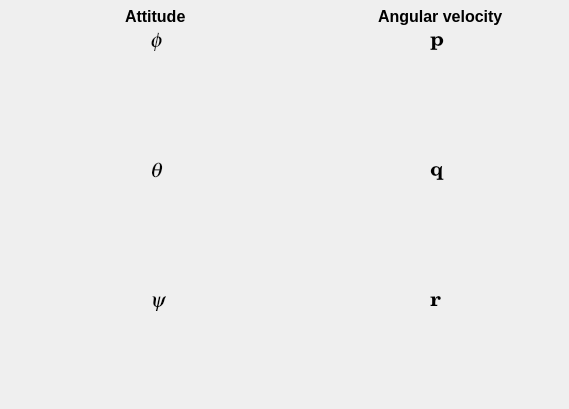
    <widget class="QWidget" name="tab_2">
     <attribute name="title">
      <string>IMU Status</string>
     </attribute>
     <widget class="QCustomPlot" name="widget_roll" native="true">
      <property name="geometry">
       <rect>
        <x>20</x>
        <y>30</y>
        <width>260</width>
        <height>110</height>
       </rect>
      </property>
      <widget class="QLabel" name="label_12">
       <property name="geometry">
        <rect>
         <x>130</x>
         <y>0</y>
         <width>16</width>
         <height>21</height>
        </rect>
       </property>
       <property name="font">
        <font>
         <family>Standard Symbols L</family>
         <pointsize>16</pointsize>
         <weight>50</weight>
         <italic>true</italic>
         <bold>false</bold>
        </font>
       </property>
       <property name="text">
        <string>f</string>
       </property>
      </widget>
     </widget>
     <widget class="QCustomPlot" name="widget_pitch" native="true">
      <property name="geometry">
       <rect>
        <x>20</x>
        <y>160</y>
        <width>260</width>
        <height>110</height>
       </rect>
      </property>
      <widget class="QLabel" name="label_13">
       <property name="geometry">
        <rect>
         <x>130</x>
         <y>0</y>
         <width>16</width>
         <height>21</height>
        </rect>
       </property>
       <property name="font">
        <font>
         <family>Standard Symbols L</family>
         <pointsize>16</pointsize>
         <weight>50</weight>
         <italic>true</italic>
         <bold>false</bold>
        </font>
       </property>
       <property name="text">
        <string>q</string>
       </property>
      </widget>
     </widget>
     <widget class="QCustomPlot" name="widget_yaw" native="true">
      <property name="geometry">
       <rect>
        <x>20</x>
        <y>290</y>
        <width>260</width>
        <height>110</height>
       </rect>
      </property>
      <widget class="QLabel" name="label_15">
       <property name="geometry">
        <rect>
         <x>130</x>
         <y>0</y>
         <width>16</width>
         <height>21</height>
        </rect>
       </property>
       <property name="font">
        <font>
         <family>Standard Symbols L</family>
         <pointsize>16</pointsize>
         <weight>50</weight>
         <italic>true</italic>
         <bold>false</bold>
        </font>
       </property>
       <property name="text">
        <string>y</string>
       </property>
      </widget>
     </widget>
     <widget class="QCustomPlot" name="widget_r" native="true">
      <property name="geometry">
       <rect>
        <x>300</x>
        <y>290</y>
        <width>260</width>
        <height>110</height>
       </rect>
      </property>
      <widget class="QLabel" name="label_18">
       <property name="geometry">
        <rect>
         <x>130</x>
         <y>0</y>
         <width>16</width>
         <height>21</height>
        </rect>
       </property>
       <property name="font">
        <font>
         <family>Century Schoolbook L</family>
         <pointsize>16</pointsize>
         <weight>75</weight>
         <italic>false</italic>
         <bold>true</bold>
        </font>
       </property>
       <property name="text">
        <string>r</string>
       </property>
      </widget>
     </widget>
     <widget class="QCustomPlot" name="widget_p" native="true">
      <property name="geometry">
       <rect>
        <x>300</x>
        <y>30</y>
        <width>260</width>
        <height>110</height>
       </rect>
      </property>
      <widget class="QLabel" name="label_16">
       <property name="geometry">
        <rect>
         <x>130</x>
         <y>0</y>
         <width>16</width>
         <height>21</height>
        </rect>
       </property>
       <property name="font">
        <font>
         <family>Century Schoolbook L</family>
         <pointsize>16</pointsize>
         <weight>75</weight>
         <italic>false</italic>
         <bold>true</bold>
        </font>
       </property>
       <property name="text">
        <string>p</string>
       </property>
      </widget>
     </widget>
     <widget class="QCustomPlot" name="widget_q" native="true">
      <property name="geometry">
       <rect>
        <x>300</x>
        <y>160</y>
        <width>260</width>
        <height>110</height>
       </rect>
      </property>
      <widget class="QLabel" name="label_17">
       <property name="geometry">
        <rect>
         <x>130</x>
         <y>0</y>
         <width>16</width>
         <height>21</height>
        </rect>
       </property>
       <property name="font">
        <font>
         <family>Century Schoolbook L</family>
         <pointsize>16</pointsize>
         <weight>75</weight>
         <italic>false</italic>
         <bold>true</bold>
        </font>
       </property>
       <property name="text">
        <string>q</string>
       </property>
      </widget>
     </widget>
     <widget class="QLabel" name="label_22">
      <property name="geometry">
       <rect>
        <x>125</x>
        <y>8</y>
        <width>71</width>
        <height>17</height>
       </rect>
      </property>
      <property name="font">
       <font>
        <pointsize>12</pointsize>
        <weight>75</weight>
        <bold>true</bold>
       </font>
      </property>
      <property name="text">
       <string>Attitude</string>
      </property>
     </widget>
     <widget class="QLabel" name="label_23">
      <property name="geometry">
       <rect>
        <x>378</x>
        <y>8</y>
        <width>141</width>
        <height>17</height>
       </rect>
      </property>
      <property name="font">
       <font>
        <pointsize>12</pointsize>
        <weight>75</weight>
        <bold>true</bold>
       </font>
      </property>
      <property name="text">
       <string>Angular velocity</string>
      </property>
     </widget>
    </widget>
